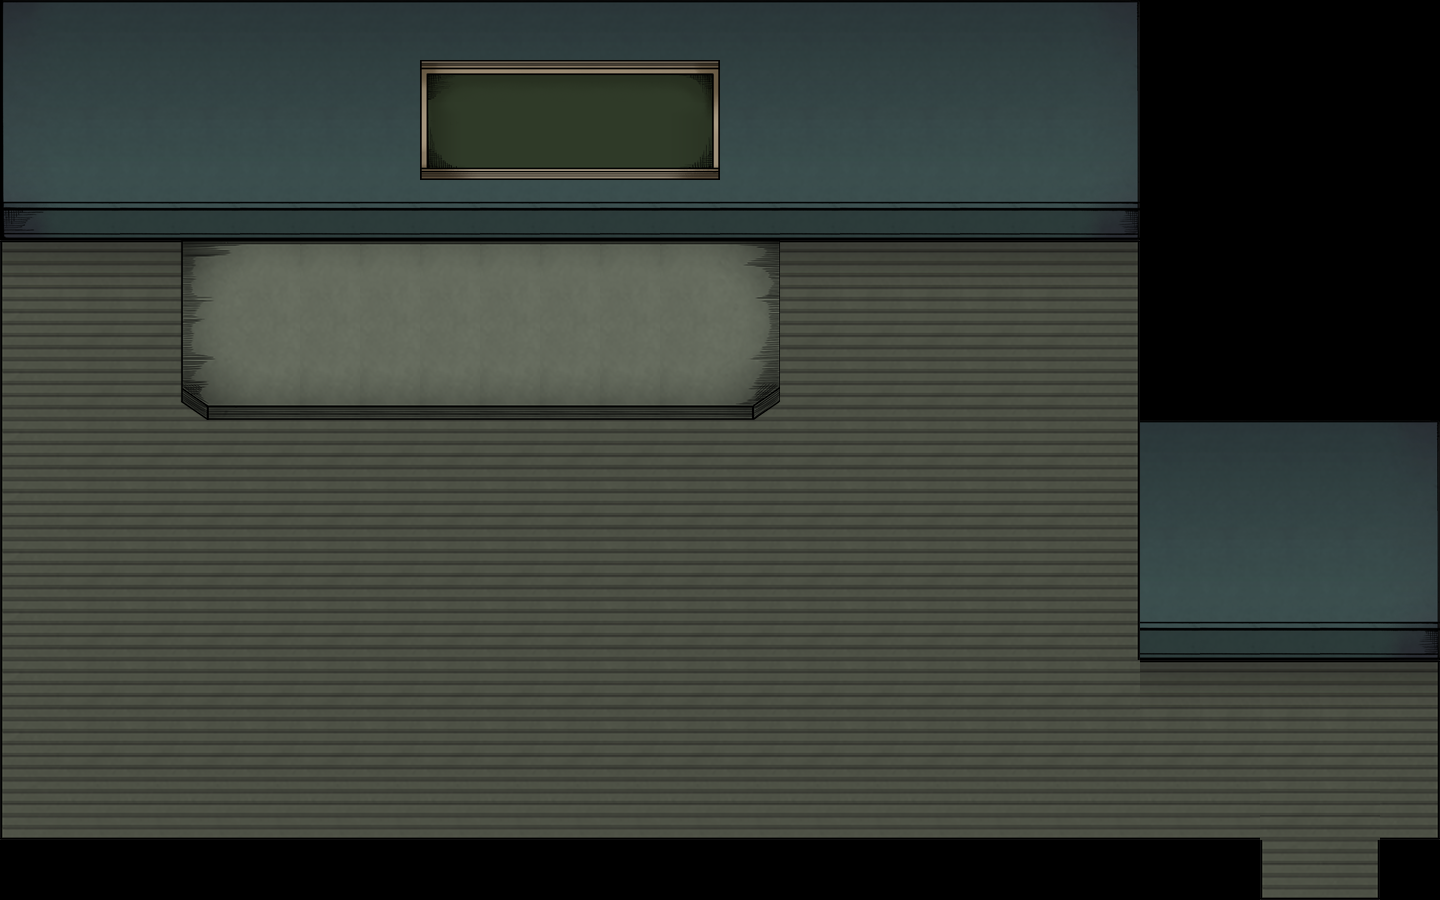

This is a level from a 2D game, rendered from its Tiled map with the project's own tilesets. A one-line summary and the map file follow, with tile-layer data summarised:
An orthogonal 24x15 tile map with 60x60 px tiles, 2 tile layers (圖塊層 1, 圖塊層 2), 4 tilesets.

<map version="1.0" orientation="orthogonal" renderorder="left-up" width="24" height="15" tilewidth="60" tileheight="60" nextobjectid="1">
 <tileset firstgid="1" name="1-2_MusicClassroom_blackboard" tilewidth="60" tileheight="60" tilecount="8">
  <image source="../img/1-2_MusicClassroom_blackboard.png" trans="ff00ff" width="240" height="120" />
 </tileset>
 <tileset firstgid="9" name="1-2_MusicClassroom_floor" tilewidth="60" tileheight="60" tilecount="9">
  <image source="../img/1-2_MusicClassroom_floor.png" trans="ff00ff" width="180" height="180" />
 </tileset>
 <tileset firstgid="18" name="1-2_MusicClassroom_podium" tilewidth="60" tileheight="60" tilecount="9">
  <image source="../img/1-2_MusicClassroom_podium.png" trans="ff00ff" width="182" height="181" />
 </tileset>
 <tileset firstgid="27" name="1-2_MusicClassroom_wall" tilewidth="60" tileheight="60" tilecount="12">
  <image source="../img/1-2_MusicClassroom_wall.png" trans="ff00ff" width="180" height="240" />
 </tileset>
 <layer name="圖塊層 1" width="24" height="15">
  <data>[360 cells, 303 non-empty, 21 distinct tile ids]</data>
 </layer>
 <layer name="圖塊層 2" width="24" height="15">
  <data>[360 cells, 40 non-empty, 15 distinct tile ids]</data>
 </layer>
</map>
